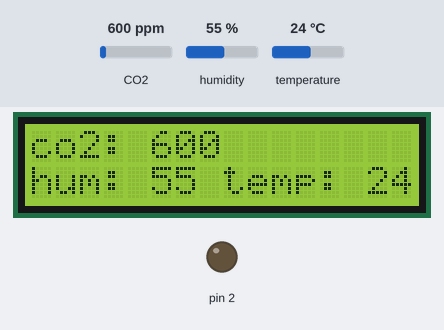
Recording of a sketch running on a simulated Arduino Uno, built with avr-gcc and run on an emulated ATmega328P. Shown: 16×2 character LCD, output pins drawn as LEDs (lit = HIGH). The test bench sets the inputs (shaded band); at power-on: CO2 600 ppm, humidity 55 %, temperature 24 °C. What the sketch prints to the serial monitor is not drawn.

Above: at 1.2 s.
1.3 s: CO2 set to 770 ppm
At 10.28 s:
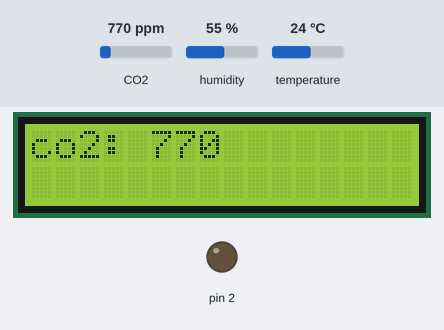
11.8 s: CO2 set to 834 ppm
At 20.8 s:
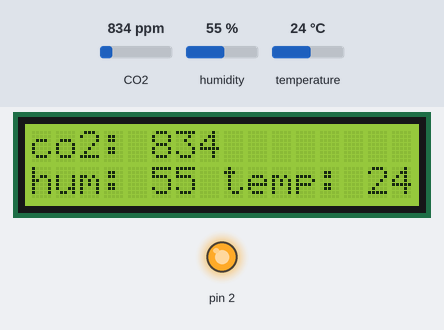
21.9 s: humidity set to 22 %
At 30.9 s:
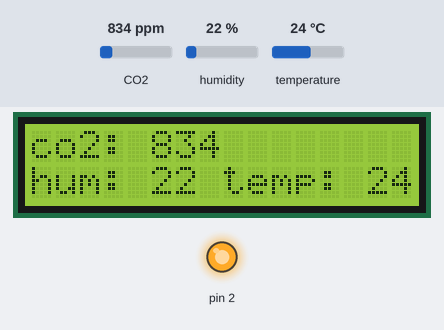
32.0 s: temperature set to 12 °C
At 41.0 s:
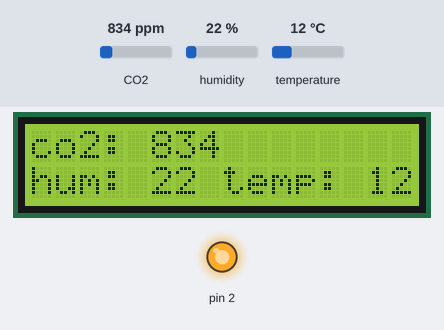
42.2 s: humidity set to 40 %
At 51.1 s:
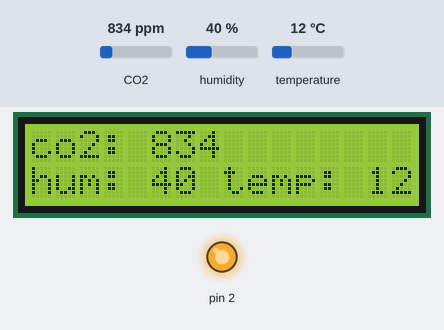
52.3 s: CO2 set to 617 ppm
At 62.1 s:
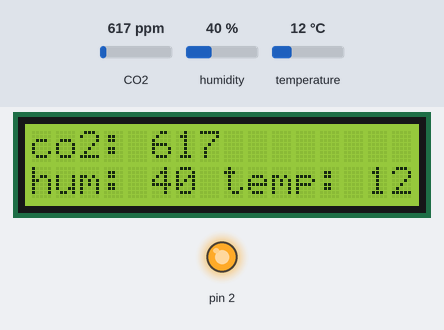
62.4 s: CO2 set to 563 ppm
Timing chart, 0 to 72.6 s (numbered marks = the images above; inputs shaded):
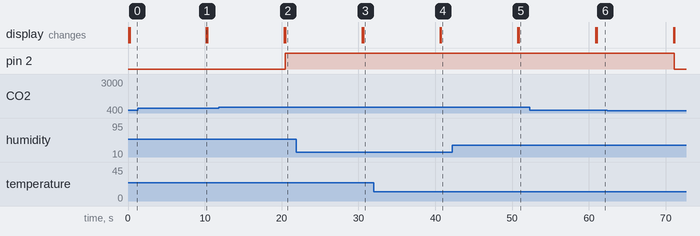

Measured:
- the behaviour switches between 800 and 801 ppm on CO2 (found by bisection; images 1 and 2)
- after the input at 11.8 s, pin 2: LOW → HIGH after 8.7 s
- after the input at 62.4 s, pin 2: HIGH → LOW after 8.7 s

The sketch:

airHumidTempKitchenMonitor.ino
```cpp
#include "DHT.h"
#include "MQ135.h"                 // подключаем библиотеку MQ135
#include "LiquidCrystal_I2C.h"     // подключаем библиотеку дисплея

#define DHTPIN 3  // Вывод датчика DATA подключен ко второму пину
#define DHTTYPE DHT22   // DHT 22  (AM2302), AM2321
#define mq135PIN A1; // аналоговый выход MQ135 подключен к пину A0 Arduino

DHT dht(DHTPIN, DHTTYPE);
MQ135 gasSensor = MQ135(A1);
LiquidCrystal_I2C lcd(0x27,16,2);  // Устанавливаем какой дисплей
const int minCo2=600;
const int maxCo2=800;
int hum = 0;
int temp = 0;


void setup(){
  Serial.begin(9600);
  lcd.init();                      // инициализируем дисплей
  lcd.backlight();
  dht.begin();
  pinMode(A1, INPUT);// Включаем подсветку дисплея
  pinMode(2, OUTPUT);
  pinMode(3, OUTPUT);
}

void loop(){
  int co2 = gasSensor.getPPM();

  Serial.println(co2);
  lcd.setCursor(0, 0);
  delay(10);
  lcd.clear();
  delay(10);
  lcd.print("co2: ");
  delay(10);
  lcd.print(co2);
  delay(10);
  lcd.setCursor(0, 1);
  delay(10);
  hum = dht.readHumidity();
  delay(10);
  temp = dht.readTemperature();
  delay(10);
  lcd.print("hum: ");
  delay(10);
  lcd.print(hum);
  delay(10);
  lcd.print(" temp: ");
  delay(10);
  lcd.print(temp);

  if(co2 > maxCo2){
    digitalWrite(2, HIGH);
  }
  if(co2 < minCo2){
     digitalWrite(2, LOW);
  }

  delay(10000);
}
```
